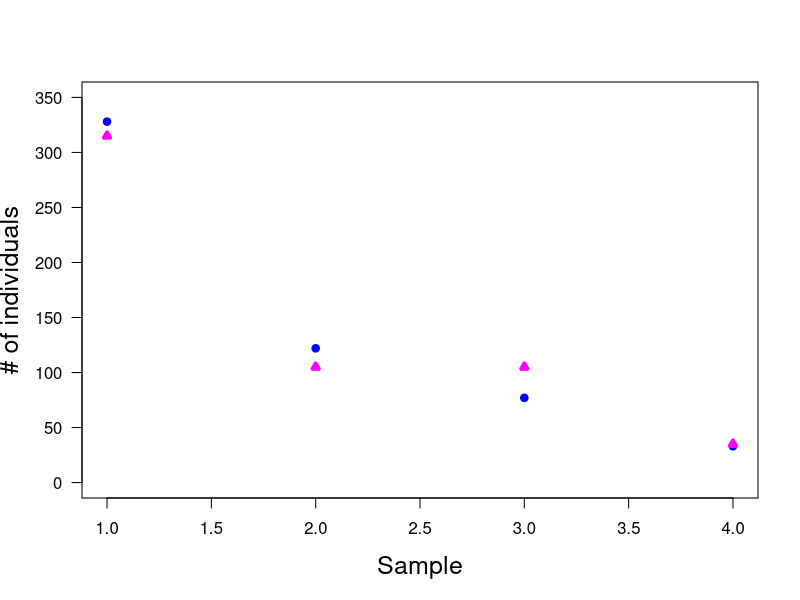

The R script that drew this image:
print('file: NHST-Mendel-Fisher.R')
print(date())
# Example from Fisher (1925, Table 12) Mendelian class frequencies
fobs = c(328,122,77,33)       # observed frequencies m+x
total = sum(fobs)
H0 = c(9,3,3,1)
fexp = round(total*H0/sum(H0)) # expected frequencies m
x = fobs-fexp
q = round(x^2/fexp,3)
totalq = sum(q)         # test statistic chi-squared
nu = length(fexp) - 1; print(c(nu,' degrees of freedom, nu'))   
chisqc = qchisq(p=(1-0.05),df=nu); 
print(c(round(chisqc,2),' critical chi-square value for alpha=0.05'))
p = (1-pchisq(q=totalq,df=nu)); print(c(round(p,4),' p-value'))
xp = seq(1,4)
# png('MendelianExercise190415a.png',width=16,height=16,units='cm',res=300)
plot(xp,fobs,type='p',lwd=4,col='blue',xlab='Sample',ylab='# of individuals',
     las=1,cex=0.6,ylim=c(0,350),cex.lab=1.5)
points(xp,fexp,col='magenta',lwd=4,pch=24,cex=0.6)
# dev.off()
# -----------------------------------------------------------------------------
# Results:
# "file: NHST-Mendel-Fisher.R"
# "Sun Dec 18 09:09:52 2022"
# "3"        " degrees of freedom, nu"
# "7.81"     " critical chi-square value for alpha=0.05"
# "0.0125"   " p-value"
# -----------------------------------------------------------------------------
# Remarks:
# p = 0.01 < alpha = 0.05 -> reject H0 
# -----------------------------------------------------------------------------
